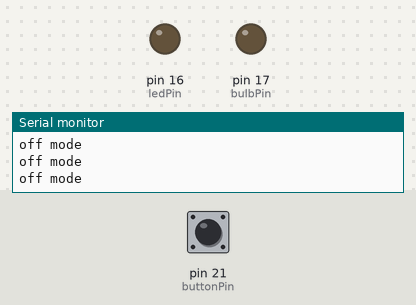
The sketch below on a simulated Arduino Uno WiFi Rev2. Parts: output pins drawn as LEDs (lit = HIGH), the last lines printed to the serial monitor. Inputs (shaded band) come from the test bench; at power-on: pin 21 (buttonPin) LOW. WiFi joins after 1.5 s; servers stay silent unless stated; network time is answered at once with the bench clock; uploads are accepted with an empty reply; the local clock reads 2024-03-15 10:24:30 at power-on unless the sketch sets it; not simulated (calls return 0 or success): arduino_secrets.h.

Above: at 1.2 s.
1.3 s: pin 21 (buttonPin) pulled HIGH for 0.15 s
At 2.5 s:
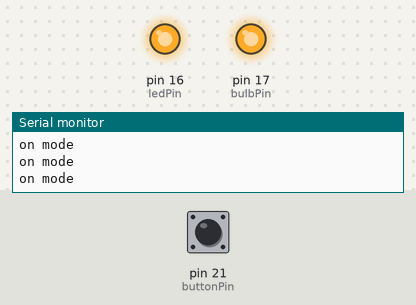
2.9 s: pin 21 (buttonPin) pulled HIGH for 1 s
At 4.3 s:
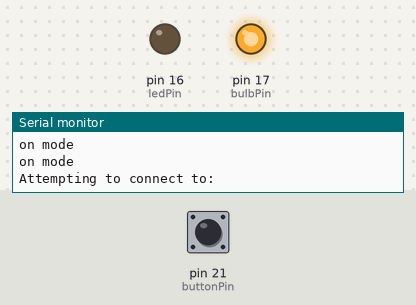
6.9 s: pin 21 (buttonPin) driven HIGH
9.9 s: pin 21 (buttonPin) pulsed LOW 5 times (0.12 s each, 0.3 s apart)
At 10.75 s:
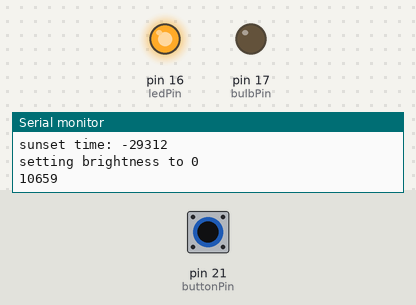
Timing chart, 0 to 12.9 s (numbered marks = the images above; inputs shaded):
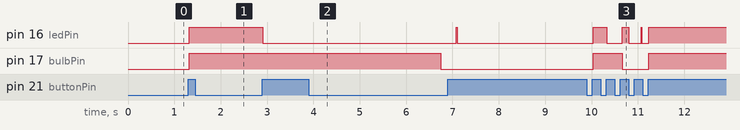

Measured:
- after the input at 1.3 s, pin 16 (ledPin), pin 17 (bulbPin): LOW → HIGH at once
- after the input at 2.9 s, pin 16 (ledPin): HIGH → LOW at once; pin 17 (bulbPin): HIGH → LOW after 3.8 s
- after the input at 9.9 s, pin 16 (ledPin): goes HIGH 0.29 s, LOW 0.33 s, HIGH 0.14 s, LOW 0.27 s, HIGH 0.02 s, LOW 0.14 s, then HIGH, starting after 0.13 s; pin 17 (bulbPin): LOW → HIGH after 0.13 s, → LOW 0.62 s later, → HIGH 0.57 s later

The sketch:

time-lamp.ino
```cpp
// TODO
// button debouncing
// intl date line handling

#include <WiFiNINA.h>  // use this for Nano 33 IoT, MKR1010, Uno WiFi
#include <Wire.h>
#include <ArduinoHttpClient.h>
#include "arduino_secrets.h"
#include <NTPClient.h>
#include <WiFiUdp.h>
#include <TimeLib.h>

char serverAddress[] = "api.sunrise-sunset.org";  // server address

// need a button for modes

// uncomment to set to brooklyn
// const float LATITUDE = 40.69289993261725;
// const float LONGITUDE = -73.98744577126318;

// uncomment to set to auckland
const float LATITUDE = -36.88075221967886;
const float LONGITUDE = 174.79819137197455;


const int bulbPin = 17;
const int ledPin = 16;
const int buttonPin = 21;

int buttonState = 0;
int buttonHistory = 0;
int modeState = 0;
// 0 = manual off
// 1 = manual on
// 2 = time zone mode
int prevState = 0;
unsigned long startMillis = 0;
int brightness = 50;

// initialize WiFi connection as SSL:
// WiFiSSLClient wifi;
WiFiClient wifi;
HttpClient httpClient = HttpClient(wifi, serverAddress);

// for timestamping
WiFiUDP ntpUDP;
NTPClient timeClient(ntpUDP);

String macAddr;

void setup() {
  // initialize serial:
  Serial.begin(9600);
  // wait for serial monitor to open:
  if (!Serial) delay(3000);
  // set pins
  pinMode(ledPin, OUTPUT);
  pinMode(bulbPin, OUTPUT);
  pinMode(buttonPin, INPUT);
  // get MAC address:
  byte mac[6];
  WiFi.macAddress(mac);
  // put it in a string:
  for (int i = 5; i >= 0; i--) {
    if (mac[i] < 16) macAddr += "0";
    macAddr += String(mac[i], HEX);
  }
  Serial.println();
}

void loop() {
  if (modeState == 0) {
    // manual off mode
    Serial.println("off mode");
    analogWrite(bulbPin, 0);
    digitalWrite(ledPin, LOW);
  } else if (modeState == 1) {
    // manual on mode
    Serial.println("on mode");
    analogWrite(bulbPin, 255);
    digitalWrite(ledPin, HIGH);
  } else {
    // time zone mode
    // Serial.println("time zone mode");
    // digitalWrite(ledPin, HIGH);
    if ((millis() - startMillis) % 60000 == 0 || buttonState != buttonHistory) {
      //if you disconnected from the network, reconnect:
      if (WiFi.status() != WL_CONNECTED) {
        digitalWrite(ledPin, LOW);
        analogWrite(bulbPin, 128);
        connectToNetwork();
        // skip the rest of the loop until you are connected:
        return;
      } else {
        timeClient.begin();
      }
      timeClient.update();
      digitalWrite(ledPin, LOW);
      makeGetRequest();
      digitalWrite(ledPin, HIGH);
      // Serial.println("waiting 60 seconds until next API call");
      if (buttonState != buttonHistory) {
        startMillis = millis();
      }
      Serial.println(String(startMillis));
    }
    timeClient.update();
  }

  // button logic
  buttonHistory = buttonState;
  buttonState = digitalRead(buttonPin);
  if (buttonState == HIGH && buttonState != buttonHistory) {
    prevState == modeState;
    modeState++;
    if (modeState > 2) modeState = 0;
  }
}

void connectToNetwork() {
  // try to connect to the network:
  while (WiFi.status() != WL_CONNECTED) {
    Serial.println("Attempting to connect to: " + String(SECRET_SSID));
    //Connect to WPA / WPA2 network:
    WiFi.begin(SECRET_SSID, SECRET_PASS);
    delay(2000);
  }
  // print IP address once connected:
  Serial.print("Connected. My IP address: ");
  Serial.println(WiFi.localIP());
}

void makeGetRequest() {
  Serial.println("making GET request");
  // send query with coordinates
  String request = "/json?lat=LATITUDE&lng=LONGITUDE&formatted=0";
  request.replace("LATITUDE", String(LATITUDE));
  request.replace("LONGITUDE", String(LONGITUDE));
  Serial.println("getting " + request);
  httpClient.get(request);

  // read the status code and body of the response
  int statusCode = httpClient.responseStatusCode();
  String response = httpClient.responseBody();

  Serial.print("Status code: ");
  Serial.println(statusCode);
  Serial.print("Response: ");
  Serial.println(response);

  parseResponse(response);
}

void makeTmmrGetRequest() {
  Serial.println("making GET request for TOMORROW");
  // send query with coordinates
  String request = "/json?lat=LATITUDE&lng=LONGITUDE&date=tomorrow&formatted=0";
  request.replace("LATITUDE", String(LATITUDE));
  request.replace("LONGITUDE", String(LONGITUDE));
  Serial.println("getting " + request);
  httpClient.get(request);

  // read the status code and body of the response
  int statusCode = httpClient.responseStatusCode();
  String response = httpClient.responseBody();

  Serial.print("Status code: ");
  Serial.println(statusCode);
  Serial.print("Response: ");
  Serial.println(response);

  parseResponse(response);
}

void parseResponse(String response) {
  // parse in time to epoch UTC
  // FORMAT
  // "sunrise":"2023-04-11T10:21:53+00:00","sunset":"2023-04-11T23:32:06+00:00"
  int sunriseIndex = response.indexOf("sunrise");
  int sunsetIndex = response.indexOf("sunset");
  int endIndex = response.indexOf("solar");
  String sunriseString = response.substring(sunriseIndex, sunsetIndex);
  String sunsetString = response.substring(sunsetIndex, endIndex);
  // Serial.println(sunriseString);

  time_t sunriseEpoch = tmConvert_t(sunriseString.substring(10, 14).toInt(), sunriseString.substring(15, 17).toInt(), sunriseString.substring(18, 20).toInt(), sunriseString.substring(21, 23).toInt(), sunriseString.substring(24, 26).toInt(), sunriseString.substring(27, 29).toInt());
  time_t sunsetEpoch = tmConvert_t(sunsetString.substring(9, 13).toInt(), sunsetString.substring(14, 16).toInt(), sunsetString.substring(17, 19).toInt(), sunsetString.substring(20, 22).toInt(), sunsetString.substring(23, 25).toInt(), sunsetString.substring(26, 28).toInt());

  // Serial.println(sunriseEpoch);
  // Serial.println(sunsetEpoch);
  int secondsSinceSunrise = timeClient.getEpochTime() - sunriseEpoch;
  int dayLenSeconds = sunsetEpoch - sunriseEpoch;
  int middayEpoch = sunriseEpoch + (dayLenSeconds / 2);
  // Serial.println(dayLenSeconds);  // check it's the same as the API response
  // Serial.println(secondsSinceSunrise);

  Serial.println("current time: " + String(timeClient.getEpochTime()));
  Serial.println("sunrise time: " + String(int(sunriseEpoch)));
  Serial.println("sunset time: " + String(int(sunsetEpoch)));

  if (timeClient.getEpochTime() < middayEpoch && timeClient.getEpochTime() > sunriseEpoch) {
    brightness = map(timeClient.getEpochTime(), sunriseEpoch, middayEpoch, 0, 255);
  } else if (timeClient.getEpochTime() >= middayEpoch && timeClient.getEpochTime() < sunsetEpoch) {
    brightness = map(timeClient.getEpochTime(), middayEpoch, sunsetEpoch, 255, 0);
  } else if (timeClient.getEpochTime() > sunsetEpoch) {
    //check if it's the next day in nz
    makeTmmrGetRequest();
  } else {
    brightness = 0;
  }

  Serial.println("setting brightness to " + String(brightness));
  analogWrite(bulbPin, brightness);
  // analogWrite(ledPin, brightness);
}

// https://forum.arduino.cc/t/convert-time-to-epoch/379909/2
time_t tmConvert_t(int YYYY, byte MM, byte DD, byte hh, byte mm, byte ss) {
  tmElements_t tmSet;
  tmSet.Year = YYYY - 1970;
  tmSet.Month = MM;
  tmSet.Day = DD;
  tmSet.Hour = hh;
  tmSet.Minute = mm;
  tmSet.Second = ss;
  return makeTime(tmSet);
}
```
